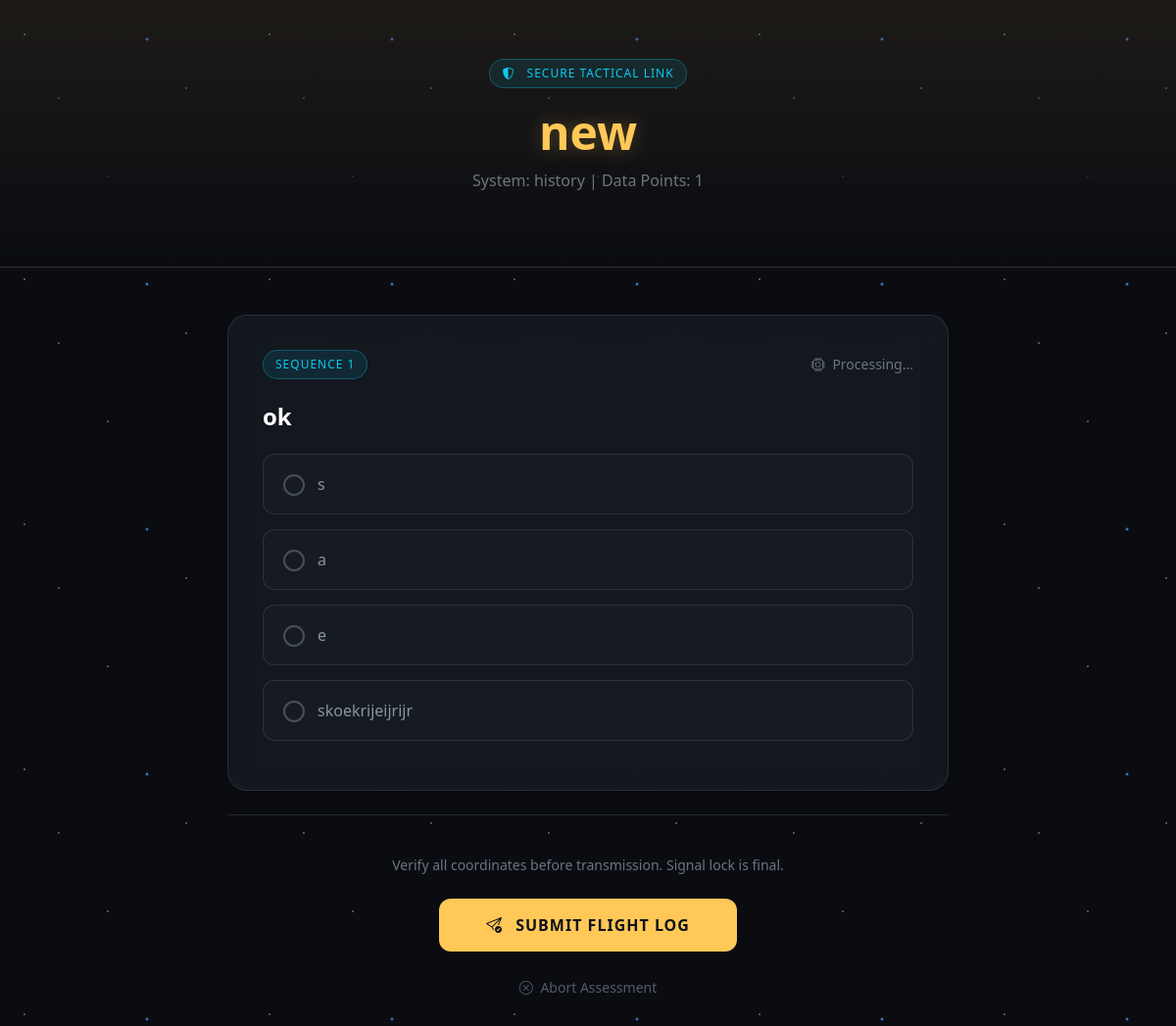
Screenshot of /classes/take_quiz/9 (signed in) with the database file from the repository.
### classes/models.py (models this page shows, shortened)
class Quiz(models.Model):
    course = models.ForeignKey(ClassModel, on_delete=models.CASCADE, related_name='quizzes')
    title = models.CharField(max_length=200)
    is_published = models.BooleanField(default=False)
    created_at = models.DateTimeField(auto_now_add=True)
    due_date = models.DateTimeField(null=True, blank=True)

class ClassModel(models.Model):
    name = models.CharField(max_length=200)
    description = models.TextField()
    author = models.ForeignKey(User, on_delete=models.CASCADE)
    tags = models.ManyToManyField(Tag, related_name="classes")
    students = models.ManyToManyField(User, related_name="enrolled_classes", blank=True)

class Question(models.Model):
    quiz = models.ForeignKey(Quiz, on_delete=models.CASCADE, related_name='questions')
    prompt = models.TextField()
    option_a = models.CharField(max_length=200)
    option_b = models.CharField(max_length=200)
    option_c = models.CharField(max_length=200)
    option_d = models.CharField(max_length=200)
    answer = models.CharField(max_length=1)

### classes/views.py (the view)
# urls.py: path("take_quiz/<int:pk>", views.take_quiz, name="take_quiz"),
@login_required
def take_quiz(request, pk):
    quiz_to_show = get_object_or_404(Quiz, pk=pk)
    return render(request, 'classes/take_quiz.html', {
        "questions": quiz_to_show.questions.all(),
        "quiz": quiz_to_show,
    } )

### classes/templates/classes/take_quiz.html (shortened to what this page needs)
{% load static %}
<!DOCTYPE html>
<html lang="en">
<head>
    <link rel="stylesheet" href="https://cdn.jsdelivr.net/npm/bootstrap-icons@1.11.1/font/bootstrap-icons.css">
    <link href="https://cdn.jsdelivr.net/npm/bootstrap@5.3.0/dist/css/bootstrap.min.css" rel="stylesheet">
</head>
<body>
<header class="quiz-header mb-5 text-center">
    <div class="container">
        <div class="badge-status d-inline-block mb-3">
            <i class="bi bi-shield-shaded me-2"></i> Secure Tactical Link
        </div>
        <h1 class="display-5 welcome-header mb-2">{{ quiz.title }}</h1>
        <p class="text-secondary">System: {{ quiz.course.name }} | Data Points: {{ questions.count }}</p>
    </div>
</header>
<main class="container mb-5">
    <div class="row justify-content-center">
        <div class="col-lg-8">
            <form method="POST" action="{% url 'classes:submit_quiz' quiz.id %}">
                {% for question in questions %}
                <div class="glass-card mb-4 shadow-sm">
                    <div class="d-flex justify-content-between align-items-center mb-4">
                        <span class="badge-status">Sequence {{ forloop.counter }}</span>
                        <small class="text-secondary"><i class="bi bi-cpu me-1"></i> Processing...</small>
                    </div>
                    <h4 class="text-white mb-4 fw-bold">{{ question.prompt }}</h4>
                    <div class="options-group">
                        <label class="option-container">
                            <span class="checkmark"></span>
                            <span class="option-text">{{ question.option_a }}</span>
                        </label>
                        <label class="option-container">
                            <span class="checkmark"></span>
                            <span class="option-text">{{ question.option_b }}</span>
                        </label>
                        <label class="option-container">
                            <span class="checkmark"></span>
                            <span class="option-text">{{ question.option_c }}</span>
                        </label>
                        <label class="option-container">
                            <span class="checkmark"></span>
                            <span class="option-text">{{ question.option_d }}</span>
                        </label>
                    </div>
                </div>
                {% endfor %}
                <div class="submit-section text-center mb-5">
                    <p class="text-secondary small mb-4">Verify all coordinates before transmission. Signal lock is final.</p>
                    <button type="submit" class="btn btn-launch px-5" onclick="return confirm('Confirm final transmission?');">
                        <i class="bi bi-send-check me-2"></i> Submit Flight Log
                    </button>
                    <div class="mt-4">
                        <a href="{% url 'classes:continue_learning' quiz.course.id %}" class="text-secondary text-decoration-none small opacity-75 hover-opacity-100">
                            <i class="bi bi-x-circle me-1"></i> Abort Assessment
                        </a>
                    </div>
                </div>
            </form>
        </div>
    </div>
</main>
</body>
</html>

### classes/templates/classes/take_quiz.html (style rules this page uses)
:root { --deep-space: #0a0c12; --panel-color: rgba(22, 27, 34, 0.8); --accent-gold: #ffc857; --star-white: #ffffff; --star-blue: #0dcaf0; --border-color: rgba(255, 255, 255, 0.1); }
body { background-color: var(--deep-space); color: #f0f0f0; font-family: 'Segoe UI', Roboto, sans-serif; min-height: 100vh; background-image: radial-gradient(1px 1px at 25px 35px, var(--star-white), rgba(0,0,0,0)), radial-gradient(1.5px 1.5px at 60px 100px, #8b949e, rgba(0,0,0,0)), radial-gradient(1px 1px at 110px 180px, var(--star-white), rgba(0,0,0,0)), radial-gradient(2px 2px at 150px 40px, #58a6ff, rgba(0,0,0,0)), radial-gradient(1px 1px at 190px 90px, var(--star-white), rgba(0,0,0,0)); background-size: 250px 250px; animation: twinkle 8s infinite linear; }
.quiz-header { background: linear-gradient(180deg, rgba(255, 200, 87, 0.08) 0%, var(--deep-space) 100%); padding: 60px 0; border-bottom: 1px solid var(--border-color); }
.welcome-header { color: var(--accent-gold); text-shadow: 0 0 20px rgba(255, 200, 87, 0.3); font-weight: 700; }
.glass-card { background-color: var(--panel-color); border: 1px solid var(--border-color); border-radius: 20px; padding: 35px; backdrop-filter: blur(15px); transition: 0.3s; }
.option-container { display: block; position: relative; padding: 18px 18px 18px 55px; margin-bottom: 15px; cursor: pointer; font-size: 1rem; background: rgba(255,255,255,0.02); border: 1px solid var(--border-color); border-radius: 12px; transition: 0.2s all ease; color: #8b949e; }
.checkmark { position: absolute; top: 20px; left: 20px; height: 22px; width: 22px; background-color: transparent; border: 2px solid #484f58; border-radius: 50%; transition: 0.3s; }
.btn-launch { background-color: var(--accent-gold); color: #0d1117; font-weight: 800; border: none; padding: 15px 40px; border-radius: 12px; transition: all 0.3s ease; text-transform: uppercase; letter-spacing: 1px; }
.submit-section { border-top: 1px solid var(--border-color); padding-top: 40px; }
.badge-status { background: rgba(13, 202, 240, 0.1); color: var(--star-blue); border: 1px solid rgba(13, 202, 240, 0.3); padding: 5px 12px; border-radius: 50px; font-size: 0.75rem; text-transform: uppercase; letter-spacing: 1px; }

### rows the page displays
Quiz: title "new", course.name "history", count "1"
Question: prompt "ok", option_a "s", option_b "a", option_c "e", option_d "skoekrijeijrijr"
